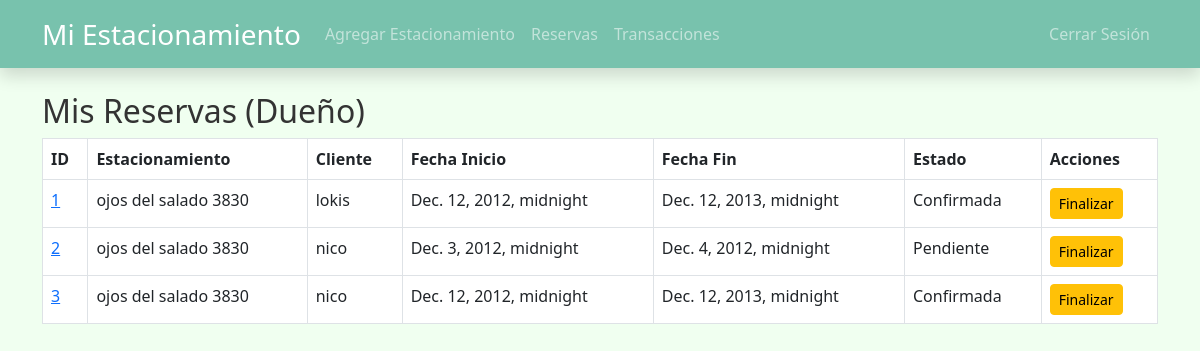
The app's page /estacionamientos/mis-reservas/ (signed in), older data.
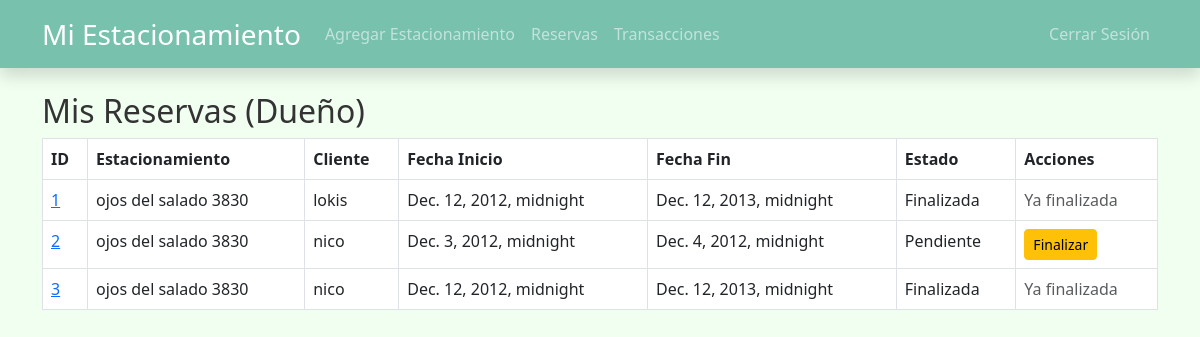
The same page, newer data.
### estacionamientos/models.py (models this page shows, shortened)
class Reserva(models.Model):
    ESTADO_CHOICES = (
        ('Pendiente', 'Pendiente'),
        ('Confirmada', 'Confirmada'),
        ('Cancelada', 'Cancelada'),
        ('Finalizada', 'Finalizada'),
    )
    cliente = models.ForeignKey(
        settings.AUTH_USER_MODEL,
        on_delete=models.CASCADE,
        limit_choices_to={'rol': 'cliente'},
        related_name='reservas'
    )
    estacionamiento = models.ForeignKey(
        Estacionamiento,
        on_delete=models.CASCADE,
        related_name='reservas'
    )
    fechaInicio = models.DateTimeField()
    fechaFin = models.DateTimeField()
    tiempoExpiracion = models.IntegerField(default=0)
    estado = models.CharField(max_length=10, choices=ESTADO_CHOICES, default='Pendiente')

class Estacionamiento(models.Model):
    owner = models.ForeignKey(
        settings.AUTH_USER_MODEL,
        on_delete=models.CASCADE,
        limit_choices_to={'rol': 'dueno'},
        related_name='estacionamientos'
    )
    ubicacion = models.CharField(max_length=255)
    coordenadas = models.CharField(max_length=255)
    tarifa = models.FloatField()
    disponibilidad = models.BooleanField(default=True)
    accesoRemoto = models.BooleanField(default=False)
    tipo = models.CharField(max_length=50, blank=True, null=True)

### users/models.py (models this page shows, shortened)
class CustomUser(AbstractUser):
    ROL_CHOICES = (
        ('cliente', 'Cliente'),
        ('dueno', 'Dueño'),
        ('administrador', 'Administrador'),
        ('consultor', 'Consultor'),
    )
    rol = models.CharField(max_length=20, choices=ROL_CHOICES, default='cliente')
    cuenta_bancaria = models.CharField(max_length=50, blank=True, null=True)
    tarjeta_credito = models.CharField(max_length=16, blank=True, null=True)
    banco = models.CharField(max_length=50, blank=True, null=True)
    rut = models.CharField(max_length=12, blank=True, null=True)
    direccion = models.CharField(max_length=255, blank=True, null=True)

### estacionamientos/views.py (the view)
# urls.py: path('mis-reservas/', mis_reservas, name='mis_reservas'),
@login_required
@solo_duenos
def mis_reservas(request):
    estacionamientos_propios = Estacionamiento.objects.filter(owner=request.user)
    reservas = Reserva.objects.filter(estacionamiento__in=estacionamientos_propios)
    return render(request, 'estacionamientos/mis_reservas.html', {
        'reservas': reservas
    })

### core/context_processors.py (called while the page is built)
def google_maps_key(request):
    return {
        'GOOGLE_MAPS_API_KEY': settings.GOOGLE_MAPS_API_KEY
    }

### estacionamientos/templates/estacionamientos/mis_reservas.html
{% extends 'home_dueno.html' %}
{% block content %}
<h2>Mis Reservas (Dueño)</h2>
{% if reservas %}
  <table class="table table-bordered">
    <thead>
      <tr>
        <th>ID</th>
        <th>Estacionamiento</th>
        <th>Cliente</th>
        <th>Fecha Inicio</th>
        <th>Fecha Fin</th>
        <th>Estado</th>
        <th>Acciones</th>
      </tr>
    </thead>
    <tbody>
      {% for r in reservas %}
      <tr>
        <td>
          <a href="{% url 'detalle_reserva' pk=r.id %}">
            {{ r.id }}
          </a>
        </td>
        <td>{{ r.estacionamiento.ubicacion }}</td>
        <td>{{ r.cliente.username }}</td>
        <td>{{ r.fechaInicio }}</td>
        <td>{{ r.fechaFin }}</td>
        <td>{{ r.estado }}</td>
        <td>
          {% if r.estado != 'Finalizada' %}
            <a href="{% url 'finalizar_reserva' pk=r.id %}" class="btn btn-warning btn-sm">
              Finalizar
            </a>
          {% else %}
            <span class="text-muted">Ya finalizada</span>
          {% endif %}
        </td>
      </tr>
      {% endfor %}
    </tbody>
  </table>
{% else %}
  <p>No hay reservas en tus estacionamientos.</p>
{% endif %}
{% endblock %}

### templates/home_dueno.html (shortened to what this page needs)
{% extends 'base.html' %}

### templates/base.html (shortened to what this page needs)
{% load static %}
<!DOCTYPE html>
<html lang="es">
  <head>
    <link
      rel="stylesheet"
      href="https://cdn.jsdelivr.net/npm/bootstrap@5.3.0/dist/css/bootstrap.min.css"
    />
    <link rel="stylesheet" href="{% static 'css/styles.css' %}" />
  </head>
  <body>
    <nav class="navbar navbar-expand-lg navbar-dark navbar-custom shadow">
      <div class="container">
        <a class="navbar-brand fs-3" href="{% url 'home' %}">
          Mi Estacionamiento
        </a>
        <div class="collapse navbar-collapse" id="navbarSupportedContent">
          {% if user.is_authenticated %}
            <ul class="navbar-nav me-auto mb-2 mb-lg-0">
              {% if user.rol == 'cliente' %}
                <li class="nav-item">
                  <a class="nav-link" href="{% url 'listar_estacionamientos' %}">
                    Ver Estacionamientos
                  </a>
                </li>
              {% elif user.rol == 'dueno' %}
                <li class="nav-item">
                  <a class="nav-link" href="{% url 'crear_estacionamiento' %}">
                    Agregar Estacionamiento
                  </a>
                </li>
                <li class="nav-item">
                  <a class="nav-link" href="{% url 'mis_reservas' %}">Reservas</a>
                </li>
                <li class="nav-item">
                  <a class="nav-link" href="{% url 'reporte_transacciones' %}">
                    Transacciones
                  </a>
                </li>
              {% elif user.rol == 'administrador' %}
                <li class="nav-item">
                  <a class="nav-link" href="{% url 'administracion_usuarios' %}">
                    Administración
                  </a>
                </li>
              {% elif user.rol == 'consultor' %}
                <li class="nav-item">
                  <a class="nav-link" href="{% url 'listar_estacionamientos' %}">
                    Consultar Estacionamientos
                  </a>
                </li>
              {% endif %}
            </ul>
            <form method="post" action="{% url 'logout' %}">
            <ul class="navbar-nav me-auto mb-2 mb-lg-0">
              <button class="nav-link" type="submit">Cerrar Sesión</button>
            </ul>
            </form>
          {% endif %}
        </div>
      </div>
    </nav>
    <div class="container mt-4">
      {% block content %}{% endblock %}
    </div>
  </body>
</html>

### static/css/styles.css (style rules this page uses)
body { background-color: #f0fff0; color: #333; }
.navbar-custom { background-color: #78c2ad !important; }

Row changes from the older to the newer data that the page shows:
changed Reserva "lokis": estado "Confirmada" → "Finalizada"; estado "Finalizar" → "Ya finalizada"
changed Reserva id 3: estado "Confirmada" → "Finalizada"; estado "Finalizar" → "Ya finalizada"
